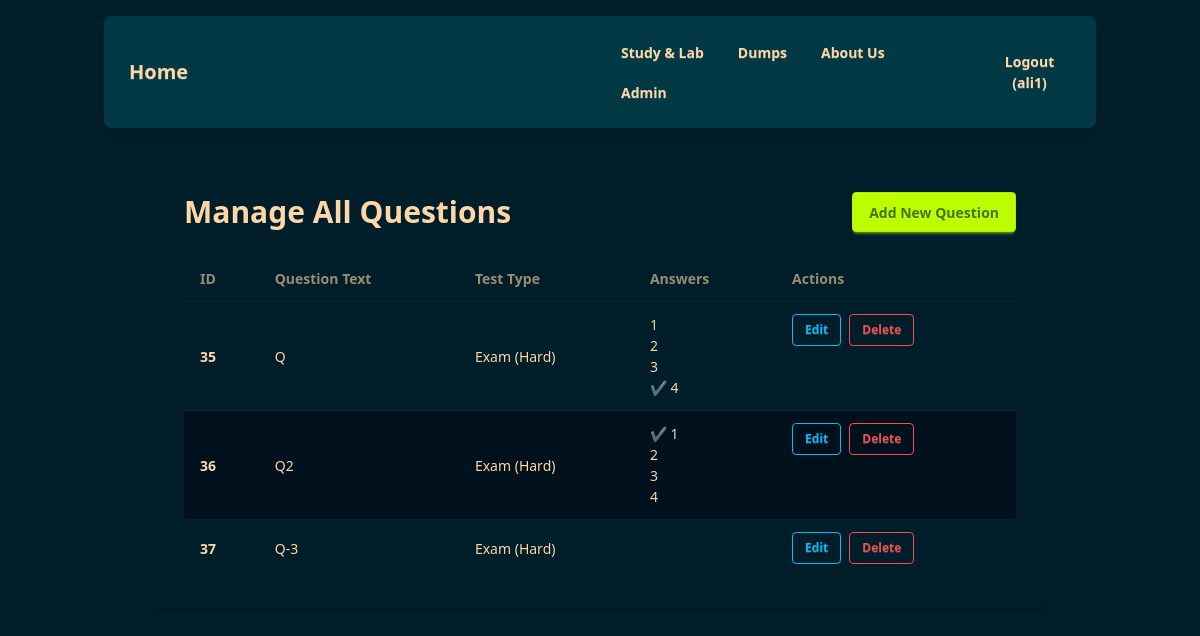
Page /quiz/admin/questions/ (signed in) on the earlier database version.
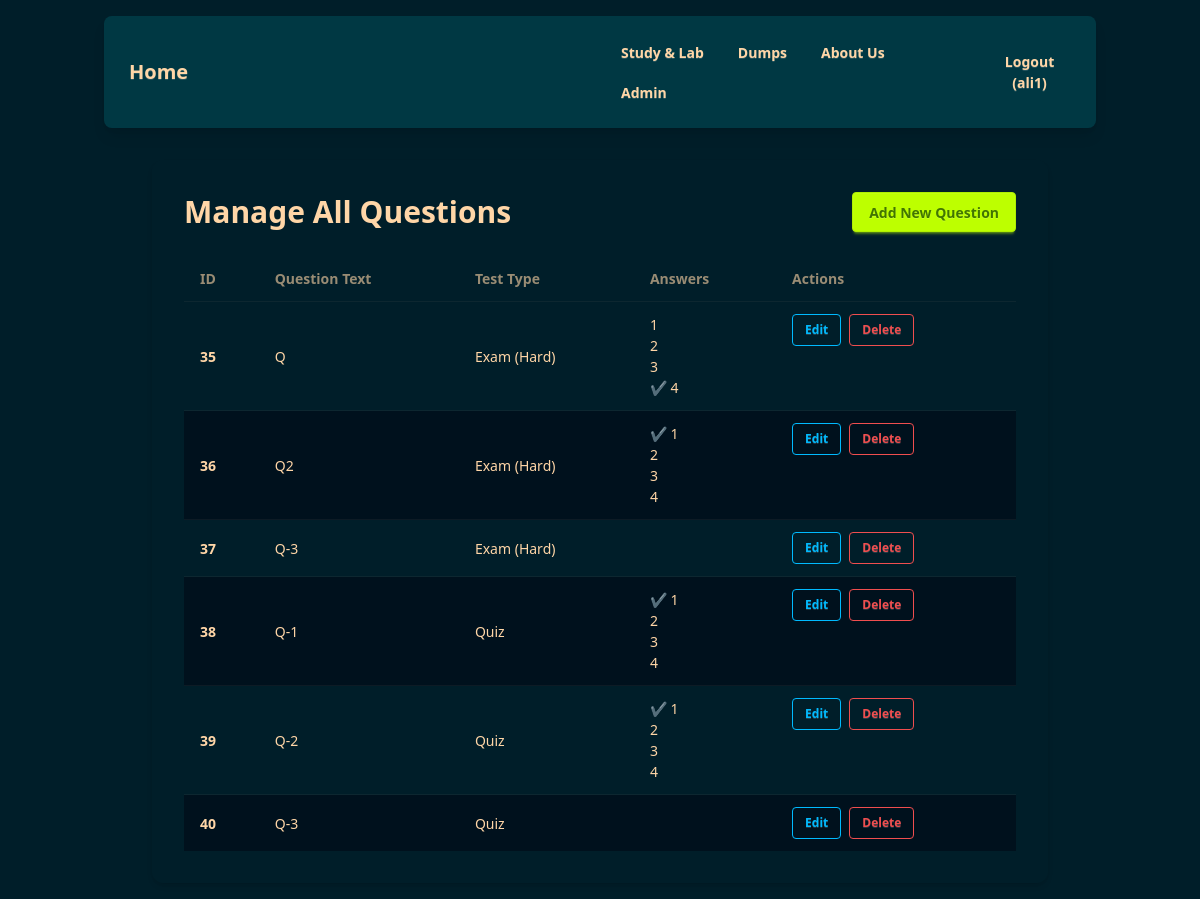
Same page on the later database version.
### quiz/models.py (models this page shows, shortened)
class Question(models.Model):
    test = models.ForeignKey(Test, related_name="questions", on_delete=models.CASCADE)
    text = models.TextField()
    image = models.ImageField(upload_to="question_images/", blank=True, null=True)
    explanation = models.TextField(blank=True)
    question_type = models.CharField(
        max_length=10, choices=QUESTION_TYPES, default="mc"
    )

class Test(models.Model):
    name = models.CharField(max_length=255)
    description = models.TextField(blank=True)
    test_type = models.CharField(max_length=10, choices=TEST_TYPES, default="learning")
    position = models.PositiveIntegerField(
        default=0, help_text="Display order of the test"
    )
    class Meta:
        ordering = ["position", "name"]

class Answer(models.Model):
    question = models.ForeignKey(
        Question, related_name="answers", on_delete=models.CASCADE
    )
    text = models.CharField(max_length=1000)
    is_correct = models.BooleanField(default=False)

### quiz/views.py (the view)
# urls.py: path('admin/questions/', custom_admin_questions, name='custom_admin_questions'),
@user_passes_test(is_staff_check)
def custom_admin_questions(
    request, test_id=None
):  # <--- Added optional test_id parameter
    questions_queryset = (
        Question.objects.all().select_related("test").prefetch_related("answers")
    )
    test_obj = None  # Initialize test_obj to None
    if test_id:
        test_obj = get_object_or_404(Test, id=test_id)
        questions_queryset = questions_queryset.filter(
            test=test_obj
        )  # Filter by the specific test
    context = {
        "questions": questions_queryset,
        "test_obj": test_obj,  # Pass the Test object to the template
    }
    return render(request, "quiz/custom_admin/questions_list.html", context)

### quiz/views.py (called while the page is built)
def is_staff_check(user):
    return user.is_staff

### quiz/templates/quiz/custom_admin/questions_list.html (shortened to what this page needs)
{% extends 'quiz/base.html' %}
{% block content %}
<div class="max-w-4xl mx-auto bg-base-100 p-8 rounded-xl shadow-md">
    <div class="flex justify-between items-center mb-6">
        <h2 class="text-3xl font-bold">
            {% if test_obj %}
                Manage Questions for "{{ test_obj.name }}"
            {% else %}
                Manage All Questions
            {% endif %}
        </h2>
        <div class="flex flex-wrap gap-2">
            {% if test_obj %}
                <a href="{% url 'custom_admin_add_question_to_test' test_obj.id %}" class="btn btn-primary">Add Question to This Test</a>
                <a href="{% url 'custom_admin_questions' %}" class="btn btn-secondary">View All Questions</a>
            {% else %}
                <a href="{% url 'custom_admin_add_question' %}?next={{ request.get_full_path|urlencode }}" class="btn btn-primary">Add New Question</a>
            {% endif %}
        </div>
    </div>
    {% if questions %}
        <div class="overflow-x-auto">
            <table class="table w-full table-zebra">
                <thead>
                    <tr>
                        <th>ID</th>
                        <th>Question Text</th>
                        <th>Test Type</th>
                        <th>Answers</th>
                        <th>Actions</th>
                    </tr>
                </thead>
                <tbody>
                    {% for question in questions %}
                    <tr>
                        <th>{{ question.id }}</th>
                        <td>{{ question.text|truncatechars:50 }}</td>
                        <td>{{ question.test.name }}</td>
                        <td>
                            <ul>
                                {% for answer in question.answers.all %}
                                    <li>{% if answer.is_correct %}<span class="font-bold text-success">✔</span>{% endif %} {{ answer.text|truncatechars:30 }}</li>
                                {% endfor %}
                            </ul>
                        </td>
                        <td class="flex flex-wrap gap-2">
                            <a href="{% url 'custom_admin_edit_question' question.id %}?next={{ request.get_full_path|urlencode }}" class="btn btn-sm btn-outline btn-info">Edit</a>
                            <a href="{% url 'custom_admin_delete_question' question.id %}?next={{ request.get_full_path|urlencode }}" class="btn btn-sm btn-outline btn-error">Delete</a>
                        </td>
                    </tr>
                    {% endfor %}
                </tbody>
            </table>
        </div>
    {% endif %}
</div>
{% endblock %}

### quiz/templates/quiz/base.html (shortened to what this page needs)
{% load static %}
<!DOCTYPE html>
<html lang="en" data-theme="abyss">
<head>
    <link href="{% static 'quiz/css/output.css' %}" rel="stylesheet" type="text/css" />
</head>
<body class="bg-base-100 text-base-content">
    <div class="container mx-auto p-4">
        {% include 'quiz/navbar.html' %}
        {% block content %}{% endblock %}
    </div>
</body>
</html>

### quiz/templates/quiz/navbar.html (shortened to what this page needs)
{% load static %}
<div class="navbar bg-neutral text-neutral-content rounded-box shadow-lg mb-8">
  <div class="navbar-start">
    <a href="{% url 'landing_page' %}" class="btn btn-ghost normal-case text-xl">Home</a>
  </div>
  <div class="navbar-end">
    <ul class="menu menu-horizontal px-1 hidden md:flex text-neutral-content">
      <li><a href="#" class="btn btn-ghost">Study &amp; Lab</a></li>
      <li><a href="{% url 'test_list' %}" class="btn btn-ghost">Dumps</a></li>
      <li><a href="#" class="btn btn-ghost">About Us</a></li>
      {% if user.is_authenticated and user.is_staff %}<li class="dropdown"><div tabindex="0" role="button" class="btn btn-ghost">Admin</div></li>{% endif %}
    </ul>
    <div class="hidden md:flex">
      {% if user.is_authenticated %}<form action="{% url 'logout' %}" method="post" class="inline-block">{% csrf_token %}<button type="submit" class="btn btn-ghost">Logout ({{ user.username }})</button></form>{% else %}<a href="{% url 'login' %}" class="btn btn-primary">Login</a><a href="{% url 'signup' %}" class="btn btn-primary ml-2">Sign Up</a>{% endif %}
    </div>
  </div>
</div>

Differences in the rows shown:
added Question: id "38", text "Q-1", test.name "Quiz"
added Answer: text "1", shown under "38"
added Answer: text "2", shown under "38"
added Answer: text "3", shown under "38"
added Answer: text "4", shown under "38"
added Question: id "39", text "Q-2", test.name "Quiz"
added Answer: text "1", shown under "39"
added Answer: text "2", shown under "39"
added Answer: text "3", shown under "39"
added Answer: text "4", shown under "39"
added Question: id "40", text "Q-3", test.name "Quiz"
